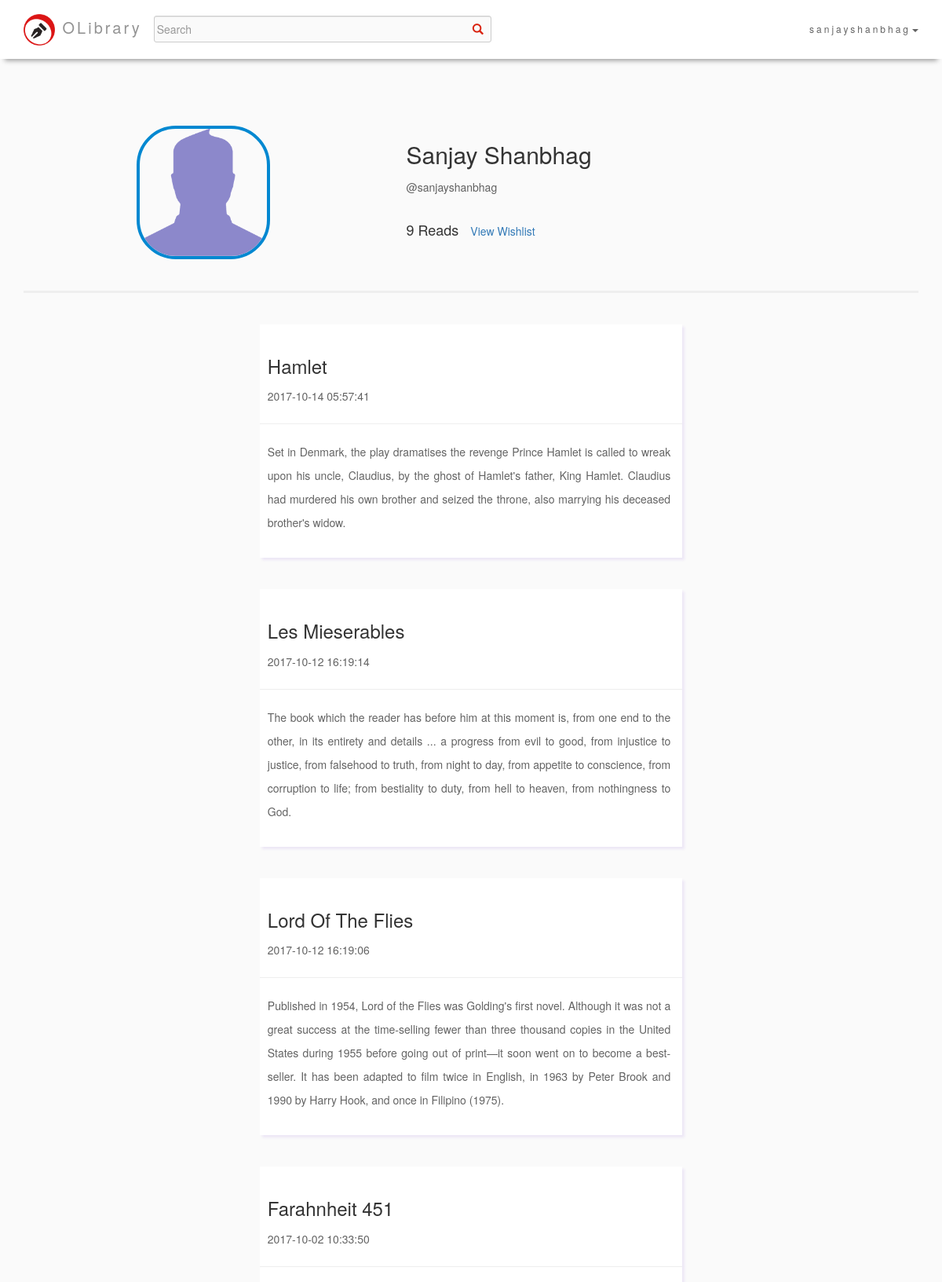
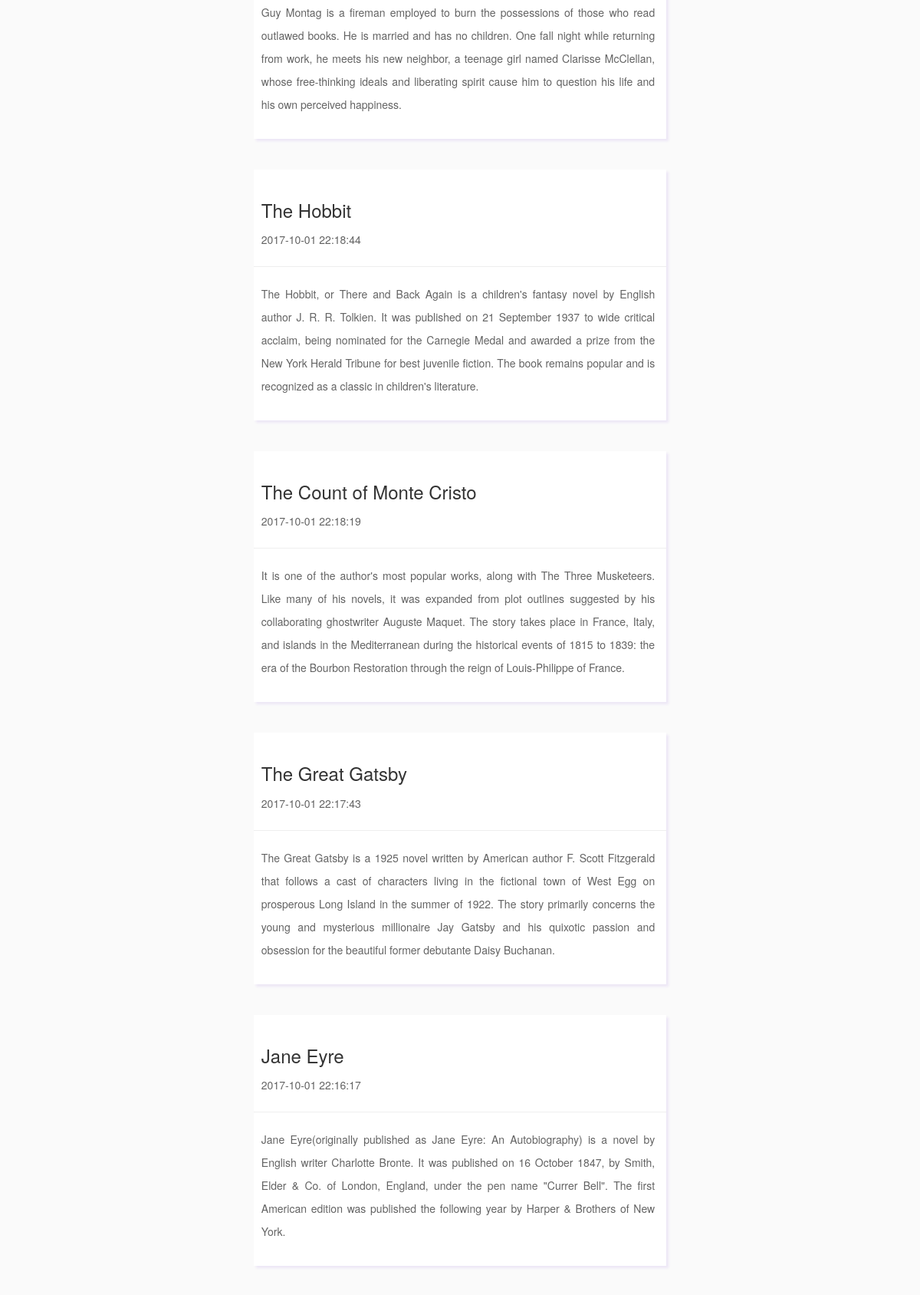
Screenshot of /user.php (signed in, upper part) with the database file from the repository (2 pictures, top to bottom).
### tables this page shows
CREATE TABLE `users` (
  `id` int(11) NOT NULL,
  `uid` varchar(255) NOT NULL,
  `name` varchar(255) NOT NULL,
  `pwd` varchar(255) NOT NULL,
  `eml` varchar(255) NOT NULL,
  `address` text
);

CREATE TABLE `issued` (
  `id` int(11) NOT NULL,
  `bid` int(11) NOT NULL,
  `uid` varchar(255) NOT NULL,
  `date1` timestamp NULL DEFAULT CURRENT_TIMESTAMP
);

CREATE TABLE `books` (
  `id` int(11) NOT NULL,
  `name` varchar(255) NOT NULL,
  `author` varchar(255) NOT NULL,
  `copies` int(11) NOT NULL,
  `description` text NOT NULL
);

### user.php (the view, shortened to what this page needs)
<?php
	include 'databh.php';
	$uid = $_SESSION['uid'];
	$sql = "SELECT name FROM users WHERE uid = '$uid'";
	$result = $conn->query($sql);
	$row = $result->fetch_assoc();
	$username = $row['name'];
?>
<!DOCTYPE html>
<html>
  <head>
    <link rel="stylesheet" type="text/css" href="CSS/custom_content.css">
      <link rel="stylesheet" href="https://maxcdn.bootstrapcdn.com/bootstrap/3.3.7/css/bootstrap.min.css">
  </head>
	<body>
		<div class="container">
    <nav class="navbar navbar-default navbar-fixed-top" style="background-color: #FFFFFF; border: none;">
                    <div class="container">
                        <div class="navbar-header">
                            <a class="navbar-left" href="index.php" style="margin-top: 18px; color: #939393; text-decoration: none; font-size: 20px;"><img src="images/lo2.png" style="height: 40px; width: 40px; margin-right: 1px;"> OLibrary</a>
                        </div>
                        <div id="navbar" class="navbar-collapse collapse">
                            <ul class="nav navbar-nav navbar-left">
                                <div id="custom-search-input">
                                <form class="navbar-form navbar-left" method="POST" action="searchresults.php" id="search">
                                    <div class="input-group">
                                        <input type="text" class="search-query form-control" placeholder="Search" id="query" name="query"/>
                                        <span class="input-group-btn">
                                            <button class="btn btn-danger" type="submit">
                                                <span class=" glyphicon glyphicon-search"></span>
                                            </button>
                                        </span>
                                    </div>
                                </form>
                                </div>
                            </ul>
                            <ul class="nav navbar-nav navbar-right">
                                <?php
                                if(isset($_SESSION['uid']) && !empty($_SESSION['uid'])){
                                    if(isset($dp) && !empty($dp)){
                                       echo "<li class='dropdown'><a class='dropdown-toggle' data-toggle='dropdown' href='#'>" .$_SESSION['uid']."<span class='caret'></span></a>";
                                   }else{
                                    echo "<li class='dropdown'><a class='dropdown-toggle' data-toggle='dropdown' href='#'>" .$_SESSION['uid']."<span class='caret'></span></a>";
                                   }
                                }
                                else{
                                    echo "<li class='dropdown'><a class='dropdown-toggle' data-toggle='dropdown' href='#'>User<span class='caret'></span></a>";
                                    }
                                    ?>
                                </li>
                            </ul>
                        </div>
                    </div>
                </nav>
        </div>
        <div class="container-fluid back">
            <br><br><br><br><br><br><br><br>
            <div class='container'>
            	<div class="row">
        			<div class="col-sm-5 col-lg-5 col-md-5">
        				<img src='images/alternate2.png' style='width: 170px; height: 170px; border-radius: 50px; border:4px solid #0288D1;' class='center-block'/>
        			</div>
        			<div class="col-sm-7 col-lg-7 col-md-7">
        				<?php
        					echo "<h2>".$username."</h2>";
        					echo "<p>@".$uid."</p>";
        					$sql = "SELECT id FROM issued WHERE uid = '$uid'";
        					$result = $conn->query($sql);
        					$issuednumber = mysqli_num_rows($result);
        					echo "<br>";
        					echo "<h4 style='display: inline;'>".$issuednumber." Reads</h4>";
                            echo "<span id = 'wl'><a style='text-decoration: none; margin-left: 15px;' href='user.php?tye=1'>View Wishlist</a></span>";
        				?>
        			</div>
        		</div>
        		<br>
        		<hr style="border-width: 3px;">
        		<br>
                <?php
                    if(isset($_GET['tye']) && !empty($_GET['tye'])){
                       ?>
                       <script type="text/javascript">
                           var abc = document.getElementById('wl');
                           abc.innerHTML = "";
                           abc.innerHTML = "<a style='text-decoration: none; margin-left: 15px;' href='user.php'>View Orders</a>";
                       </script>
                       <div class="row">
                            <div class="col-sm-3 col-lg-3 col-md-3">
                            </div>
                            <div class="col-sm-6 col-lg-6 col-md-6">
                                <?php
                                    $sql = "SELECT * FROM wishlist WHERE uid = '$uid' ORDER BY id DESC";
                                    $result = $conn->query($sql);
                                    $num = mysqli_num_rows($result);
                                    if($num == 0){
                                        echo "<p style='text-align: center;'>No Books Added Yet!</p>";
                                    }
                                    while($row = $result->fetch_assoc()){
                                        $bid = $row['bid'];
                                        $sql1 = "SELECT * FROM books WHERE id = '$bid'";
                                        $result1 = $conn->query($sql1);
                                        $row1 = $result1->fetch_assoc();
                                        $bname = $row1['name'];
                                        $bdescript = $row1['description'];
                                        $bauthor = $row1['author'];
                                        echo "<div class='feedcard center-block'>";
                                            echo "<br>";
                                            echo "<h3 style='margin-left: 10px;'>".$bname."</h3>";
                                            echo "<hr>";
                                            echo "<p style='margin-left: 10px;'>".$bdescript."</p>";
                                            echo "<br>";
                                        echo "</div>";
                                        echo "<br><br>";
                                    }
                                ?>
                            </div>
                            <div class="col-sm-3 col-lg-3 col-md-3">
                            </div>
                        </div>
                       <?php
                    }else{
                ?>
        		<div class="row">
        			<div class="col-sm-3 col-lg-3 col-md-3">
        			</div>
        			<div class="col-sm-6 col-lg-6 col-md-6">
        				<?php
        					$sql = "SELECT * FROM issued WHERE uid = '$uid' ORDER BY id DESC";
        					$result = $conn->query($sql);
        					while($row = $result->fetch_assoc()){
        						$bid = $row['bid'];
        						$date = $row['date1'];
        						$sql1 = "SELECT * FROM books WHERE id = '$bid'";
        						$result1 = $conn->query($sql1);
        						$row1 = $result1->fetch_assoc();
        						$bname = $row1['name'];
        						$bdescript = $row1['description'];
        						echo "<div class='feedcard center-block'>";
        							echo "<br>";
        							echo "<h3 style='margin-left: 10px;'>".$bname."</h3>";
        							echo "<p style='margin-left: 10px;'>".$date."</p>";
        							echo "<hr>";
        							echo "<p style='margin-left: 10px;'>".$bdescript."</p>";
        							echo "<br>";
        						echo "</div>";
        						echo "<br><br>";
        					}
        				?>
        			</div>
        			<div class="col-sm-3 col-lg-3 col-md-3">
        			</div>
        		</div>
                <?php
            }
                ?>
            </div>
            <br><br>
        </div>
    </body>
</html>

### CSS/custom_content.css (style rules this page uses)
p { color: #616161; line-height: 30px; }
.navbar { -webkit-box-shadow: 0 8px 6px -6px #999 !important; -moz-box-shadow: 0 8px 6px -6px #999 !important; box-shadow: 0 8px 6px -6px #999 !important; margin-bottom: 0; background-color: #f4511e; z-index: 9999; border: 0; font-size: 12px !important; line-height: 1.42857143 !important; letter-spacing: 3px; border-radius: 0; height: 75px; }
.navbar li a, .navbar .navbar-brand { color: #636363 !important; margin-top: 12PX; }
#custom-search-input { margin:0; margin-top: 0px; margin-bottom: 0px; padding: 0; }
#custom-search-input .search-query { padding-right: 3px; padding-right: 4px \9; padding-left: 3px; padding-left: 4px \9; margin-bottom: 0; -webkit-border-radius: 3px; -moz-border-radius: 3px; border-radius: 3px; }
#custom-search-input button { border: 0; background: none; padding: 2px 5px; margin-top: 2px; position: relative; left: -28px; margin-bottom: 0; -webkit-border-radius: 3px; -moz-border-radius: 3px; border-radius: 3px; color:#D9230F; margin-top: 12PX; }
#search input[type=text] { width:430px !important; background-color: #FAFAFA; margin-top: 12px; }
.back { background-color: #FAFAFA; min-height: 100%; min-width: 100%; }
html, body { margin: 0; height: 100%; }
body { min-height: 100%; }

### user.php (style rules this page uses)
.feedcard { background-color: #FFFFFF; box-shadow: 3px 3px 3px #EDE7F6; min-height: 200px; width: 97%; }
.feedcard p { text-align: justify; margin-right: 15px; margin-left: 15px; color: #636363; }

### rows the page displays
users: name "Sanjay Shanbhag"
issued: books.name "Hamlet", date1 "2017-10-14 05:57:41", books.description "Set in Denmark, the play dramatises the revenge Prince Hamlet is called to wreak upon his uncle, Claudius, by the ghost of Hamlet's father, King Hamlet. Claudius had murdered his own brother and seized the throne, also marrying his deceased brother's widow."
issued: books.name "Les Mieserables", date1 "2017-10-12 16:19:14", books.description "The book which the reader has before him at this moment is, from one end to the other, in its entirety and details ... a progress from evil to good, from injustice to justice, from falsehood to truth, from night to day, from appetite to conscience, from corruption to life; from bestiality to duty, from hell to heaven, from nothingness to God."
issued: books.name "Lord Of The Flies", date1 "2017-10-12 16:19:06", books.description "Published in 1954, Lord of the Flies was Golding's first novel. Although it was not a great success at the time-selling fewer than three thousand copies in the United States during 1955 before going out of print—it soon went on to become a best-seller. It has been adapted to film twice in English, in 1963 by Peter Brook and 1990 by Harry Hook, and once in Filipino (1975)."
issued: books.name "Farahnheit 451", date1 "2017-10-02 10:33:50", books.description "Guy Montag is a fireman employed to burn the possessions of those who read outlawed books. He is married and has no children. One fall night while returning from work, he meets his new neighbor, a teenage girl named Clarisse McClellan, whose free-thinking ideals and liberating spirit cause him to question his life and his own perceived happiness."
issued: books.name "The Hobbit", date1 "2017-10-01 22:18:44", books.description "The Hobbit, or There and Back Again is a children's fantasy novel by English author J. R. R. Tolkien. It was published on 21 September 1937 to wide critical acclaim, being nominated for the Carnegie Medal and awarded a prize from the New York Herald Tribune for best juvenile fiction. The book remains popular and is recognized as a classic in children's literature."
issued: books.name "The Count of Monte Cristo", date1 "2017-10-01 22:18:19", books.description "It is one of the author's most popular works, along with The Three Musketeers. Like many of his novels, it was expanded from plot outlines suggested by his collaborating ghostwriter Auguste Maquet. The story takes place in France, Italy, and islands in the Mediterranean during the historical events of 1815 to 1839: the era of the Bourbon Restoration through the reign of Louis-Philippe of France."
issued: books.name "The Great Gatsby", date1 "2017-10-01 22:17:43", books.description "The Great Gatsby is a 1925 novel written by American author F. Scott Fitzgerald that follows a cast of characters living in the fictional town of West Egg on prosperous Long Island in the summer of 1922. The story primarily concerns the young and mysterious millionaire Jay Gatsby and his quixotic passion and obsession for the beautiful former debutante Daisy Buchanan."
issued: books.name "Jane Eyre", date1 "2017-10-01 22:16:17", books.description "Jane Eyre(originally published as Jane Eyre: An Autobiography) is a novel by English writer Charlotte Bronte. It was published on 16 October 1847, by Smith, Elder & Co. of London, England, under the pen name \"Currer Bell\". The first American edition was published the following year by Harper & Brothers of New York."

### other values shown
$_SESSION['uid'] "sanjayshanbhag"
$uid "sanjayshanbhag"
$issuednumber "9"
